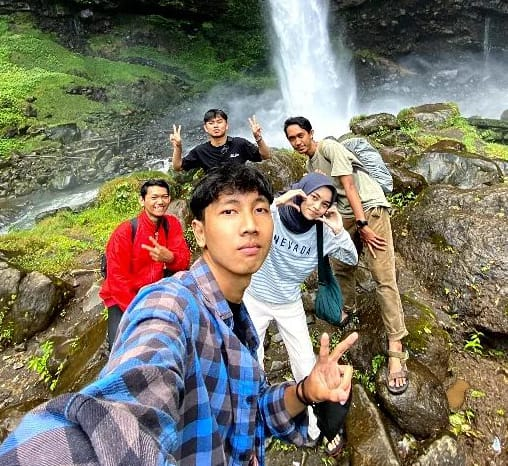
#> input picture aadc.jpeg, 508 x 466 px
$ python 'prak7.7(highpass).py'   (older library calls are emulated)
#> lines starting #> are read from the running program, lines starting #| are printed output that depends on the picture; after the words box and inside, x2 and y2 are one past the last pixel; in counts of white or black regions, pixels touching at a corner belong together
# Highpass Filter

# sebenarnya kita tidak perlu melakukan filtering lagi. Cukup sekali saja
# di bagian awal, selama notebook ini tetap terhubung
import cv2
import numpy as np
from matplotlib import pyplot as plt


# memanggil citra sebagai grayscale (argument 0)
img = cv2.imread('aadc.jpeg',0)
#> img: shape (466, 508); min 0, max 255, mean 118.1

# menerapkan algoritma high-pass filtering:
# laplacian
laplacian = cv2.Laplacian(img,cv2.CV_64F)

# sobel dengan ukuran kernel 5
sobelx = cv2.Sobel(img,cv2.CV_64F,1,0,ksize=5)
sobely = cv2.Sobel(img,cv2.CV_64F,0,1,ksize=5)
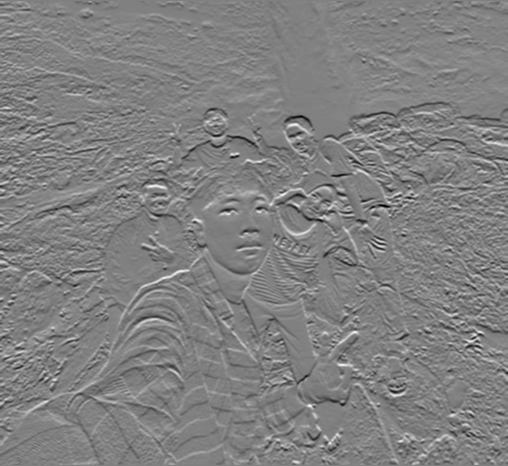
#> sobely: shape (466, 508) float64; min -10602, max 10390, mean 18.4; drawn with min black and max white

# Catatan:
# CV_64F pada contoh di atas menunjukkan nilai bit dari citra
# yang dihasilkan serta tipe datanya (F = Float)

# perbesar ukuran hasil plotting
plt.rcParams["figure.figsize"] = (10,10)


# menampilkan hasil filter
plt.subplot(2,2,1),plt.imshow(img,cmap = 'gray')#Baris ini menentukan subplot pertama dalam grid 2x2. Fungsi plt.subplot() digunakan untuk membuat subplot dengan parameter (jumlah baris, jumlah kolom, nomor subplot).
plt.title('Original'), plt.xticks([]), plt.yticks([])#plt.title('Original'), plt.xticks([]), plt.yticks([]): Baris ini menambahkan judul 'Original' pada subplot pertama menggunakan fungsi plt.title(). Fungsi plt.xticks([]) dan plt.yticks([]) digunakan untuk menghilangkan tanda sumbu (ticks) pada subplot pertama.
plt.subplot(2,2,2),plt.imshow(laplacian,cmap = 'gray')#ungsi plt.imshow() digunakan untuk menampilkan gambar laplacian (hasil Laplacian filtering) dalam subplot tersebut dengan colormap 'gray'.
plt.title('Laplacian'), plt.xticks([]), plt.yticks([])#Fungsi plt.xticks([]) dan plt.yticks([]) digunakan untuk menghilangkan tanda sumbu (ticks) pada subplot kedua.
plt.subplot(2,2,3),plt.imshow(sobelx,cmap = 'gray')#Fungsi plt.xticks([]) dan plt.yticks([]) digunakan untuk menghilangkan tanda sumbu (ticks) pada subplot kedua.
plt.title('Sobel X'), plt.xticks([]), plt.yticks([])#Baris ini menentukan subplot ketiga dalam grid 2x2. Fungsi plt.subplot() digunakan untuk membuat subplot dengan parameter (jumlah baris, jumlah kolom, nomor subplot).
plt.subplot(2,2,4),plt.imshow(sobely,cmap = 'gray')#Baris ini menambahkan judul 'Sobel X' pada subplot ketiga menggunakan fungsi plt.title()
plt.title('Sobel Y'), plt.xticks([]), plt.yticks([])#Baris ini menentukan subplot keempat dalam grid 2x2. Fungsi plt.subplot() digunakan untuk membuat subplot dengan parameter (jumlah baris, jumlah kolom, nomor subplot).
plt.show()

# memanggil citra sebagai grayscale (argument 0)
img = cv2.imread('aadc.jpeg',0)

# memanggil fungsi Canny Edges dengan argument (citra, nilai_min, nilai_max)
edges = cv2.Canny(img,50,100)
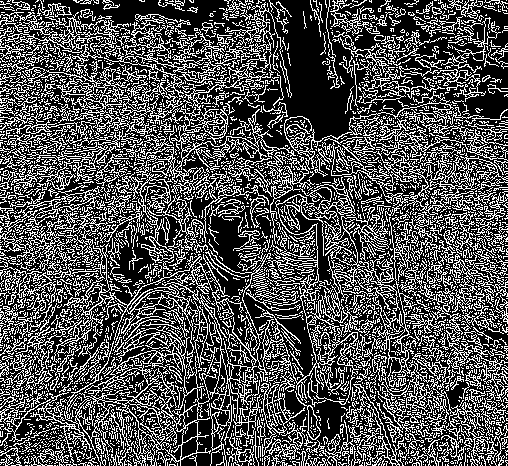
#> edges: shape (466, 508); 32% white in thin lines or dots

plt.subplot(121),plt.imshow(img,cmap = 'gray')#Baris ini menentukan subplot pertama dalam grid 1x2. Fungsi plt.subplot() digunakan untuk membuat subplot dengan parameter (jumlah baris, jumlah kolom, nomor subplot).
plt.title('Original Image'), plt.xticks([]), plt.yticks([])#Baris ini menambahkan judul 'Original Image' pada subplot pertama menggunakan fungsi plt.title(). Fungsi plt.xticks([]) dan plt.yticks([]) digunakan untuk menghilangkan tanda sumbu (ticks) pada subplot pertama.
plt.subplot(122),plt.imshow(edges,cmap = 'gray')# Baris ini menentukan subplot kedua dalam grid 1x2. Fungsi plt.subplot() digunakan untuk membuat subplot dengan parameter (jumlah baris, jumlah kolom, nomor subplot).
plt.title('Edge Image'), plt.xticks([]), plt.yticks([])#plt.title('Edge Image'), plt.xticks([]), plt.yticks([]): Baris ini menambahkan judul 'Edge Image' pada subplot kedua menggunakan fungsi plt.title().

plt.show()
# membaca gambar baymax
img = cv2.imread('aadc.jpeg',0)

# Hitungan threshold.
# Perhatikan nilai ambang batas bawah dan atas dari tiap fungsi
# yang diberikan
ret,thresh1 = cv2.threshold(img,127,255,cv2.THRESH_BINARY)#Baris ini menggunakan fungsi cv2.threshold() untuk menerapkan binary thresholding pada citra img
#> thresh1: shape (466, 508); 42.5% white; 1735 white regions (1607 under 20 px), largest, box (x1, y1, x2, y2) and area: (0, 0, 508, 418) 70541, (0, 31, 114, 146) 3899, (90, 379, 177, 466) 3272
ret,thresh2 = cv2.threshold(img,127,255,cv2.THRESH_BINARY_INV)#mirip dengan baris sebelumnya, tetapi kali ini diterapkan binary inverse thresholding. Piksel dengan intensitas di atas ambang batas diatur menjadi 0 (hitam), sedangkan piksel dengan intensitas di bawah ambang batas diatur menjadi 255 (putih)
ret,thresh3 = cv2.threshold(img,127,255,cv2.THRESH_TRUNC)#Baris ini menerapkan truncation thresholding pada citra img. Piksel dengan intensitas di atas ambang batas diatur menjadi ambang batas itu sendiri (127 dalam hal ini), sedangkan piksel dengan intensitas di bawah ambang batas tidak mengalami perubahan.
ret,thresh4 = cv2.threshold(img,127,255,cv2.THRESH_TOZERO)#Baris ini menerapkan thresholding to zero pada citra img. Piksel dengan intensitas di bawah ambang batas diatur menjadi 0 (hitam), sedangkan piksel dengan intensitas di atas atau sama dengan ambang batas tidak mengalami perubahan.
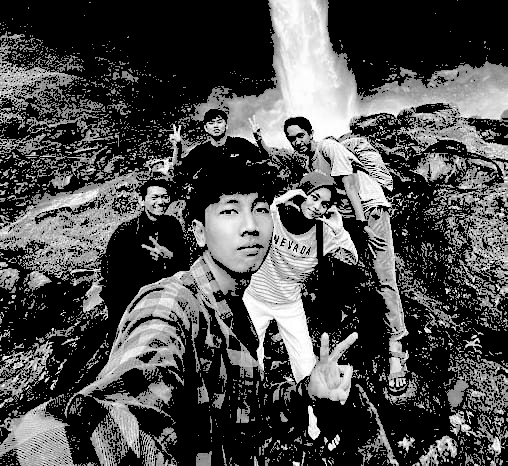
#> thresh4: shape (466, 508); min 0, max 255, mean 76.5
ret,thresh5 = cv2.threshold(img,127,255,cv2.THRESH_TOZERO_INV)#: Baris ini mirip dengan baris sebelumnya, tetapi kali ini diterapkan thresholding to zero inverse.
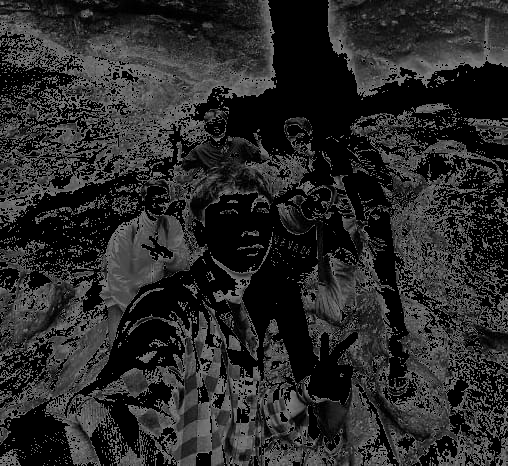
#> thresh5: shape (466, 508); min 0, max 127, mean 41.6

# menampilkan hasil
titles = ['Gambar asli','BINARY','BINARY_INV','TRUNC','TOZERO','TOZERO_INV']
images = [img, thresh1, thresh2, thresh3, thresh4, thresh5]

# menampilkan beberapa gambar sekaligus
for i in range(6):
    # 3 baris, 2 kolom
    plt.subplot(3,2,i+1),plt.imshow(images[i],'gray')
    plt.title(titles[i])
    plt.xticks([]),plt.yticks([])
plt.show()

# masih menggunakan variabel img yang sama
#img = cv2.imread('images/baymax.jpg',0)

# digunakan median blur untuk menghaluskan tepi objek pada citra
# ini diperlukan agar thresholding memberikan hasil lebih baik
img = cv2.medianBlur(img,5)
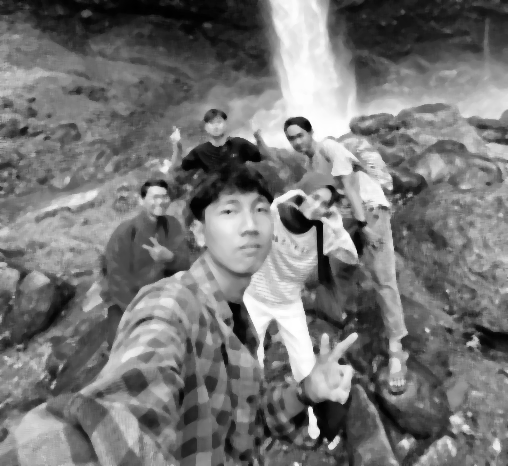
#> img: shape (466, 508); min 0, max 255, mean 117.3

# Lakukan Thresholding
# Binary Threshold
ret,th1 = cv2.threshold(img,127,255,cv2.THRESH_BINARY)
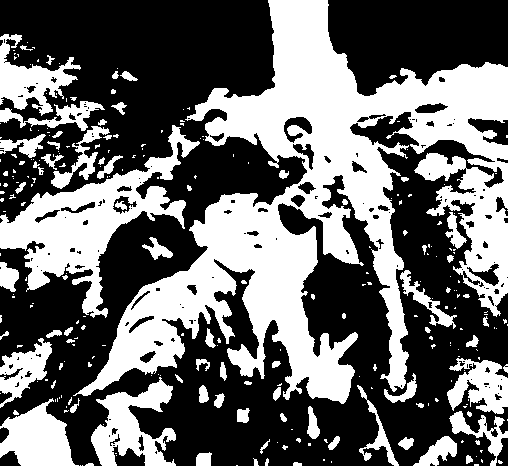
#> th1: shape (466, 508); 41.4% white; 271 white regions (191 under 20 px), largest, box (x1, y1, x2, y2) and area: (73, 0, 508, 404) 62070, (0, 125, 200, 318) 11189, (91, 377, 176, 466) 3781

# Adaptive Threshold dengan Mean
th2 = cv2.adaptiveThreshold(img,255,cv2.ADAPTIVE_THRESH_MEAN_C,\
            cv2.THRESH_BINARY,11,2)
#> th2: shape (466, 508); 55.1% white; 807 black regions (543 under 20 px), largest, box (x1, y1, x2, y2) and area: (0, 129, 504, 466) 36479, (0, 0, 292, 233) 11627, (343, 0, 508, 111) 4501

# Adaptive Threshold dengan Gaussian
th3 = cv2.adaptiveThreshold(img,255,cv2.ADAPTIVE_THRESH_GAUSSIAN_C,\
            cv2.THRESH_BINARY,11,2)
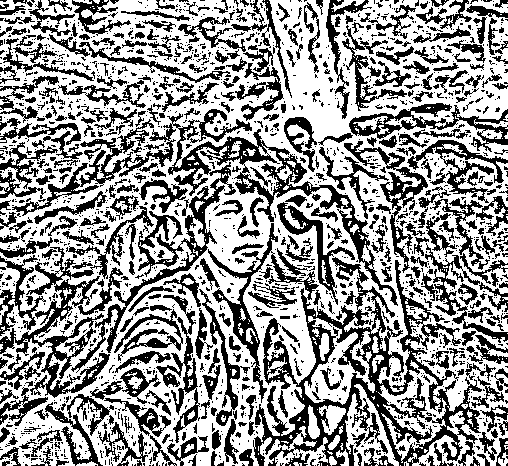
#> th3: shape (466, 508); 59.5% white; 1824 black regions (1409 under 20 px), largest, box (x1, y1, x2, y2) and area: (208, 223, 482, 466) 15540, (12, 109, 398, 373) 11006, (0, 206, 154, 398) 4524


# Plotting
titles = ['Original Image', 'Global Thresholding (v = 127)',
            'Adaptive Mean Thresholding', 'Adaptive Gaussian Thresholding']
images = [img, th1, th2, th3]

# menampilkan hasil
for i in range(4):#Melakukan iterasi sebanyak 4 kali, karena terdapat 4 gambar yang akan ditampilkan.
    plt.subplot(2,2,i+1)#Membuat subplot dengan grid 2x2 (2 baris, 2 kolom) dan mengatur posisi subplot yang akan digunakan pada iterasi saat ini.
    plt.imshow(images[i],'gray')#nampilkan gambar dengan menggunakan fungsi imshow().
    plt.title(titles[i])#Memberikan judul pada subplot berdasarkan judul yang ada pada indeks i dari daftar titles.
    plt.xticks([]),plt.yticks([])#Menghilangkan label sumbu x dan y pada subplot.
plt.show()

$ run again, with gedung.tif saved as aadc.jpeg
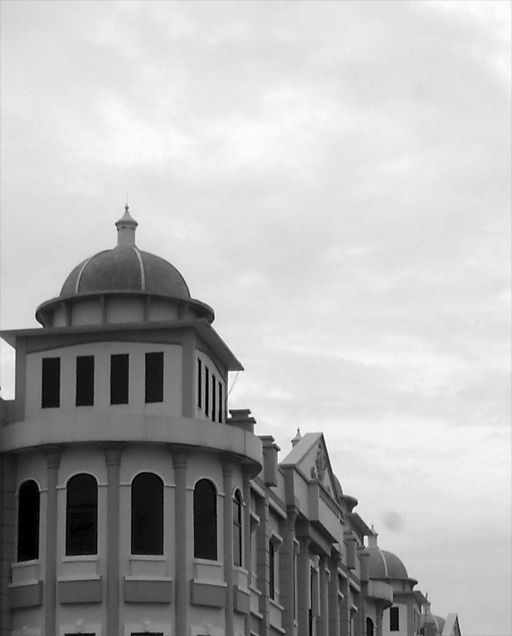
#> input picture gedung.tif, 512 x 636 px
#> img is the input picture: shape (636, 512); min 0, max 255, mean 177.6
#> edges: shape (636, 512); 4.3% white in thin lines or dots
#> thresh1: shape (636, 512); 68.1% white; 25 black regions (22 under 20 px), largest, box (x1, y1, x2, y2) and area: (0, 220, 445, 636) 103712, (452, 616, 461, 636) 95, (291, 439, 300, 447) 31
#> th1: shape (636, 512); 67.6% white; 4 black regions, box (x1, y1, x2, y2) and area: (0, 242, 445, 636) 104994, (116, 220, 137, 241) 295, (453, 620, 461, 636) 87, (292, 440, 298, 445) 21
#> th2: shape (636, 512); 83.8% white; 903 black regions (774 under 20 px), largest, box (x1, y1, x2, y2) and area: (0, 440, 267, 636) 11618, (0, 205, 244, 427) 9353, (268, 428, 445, 636) 9176
#> `th3 = cv2.adaptiveThreshold(img,255,cv2.ADAPTIVE_THRESH_GAUSSIAN_C,\ c..`:
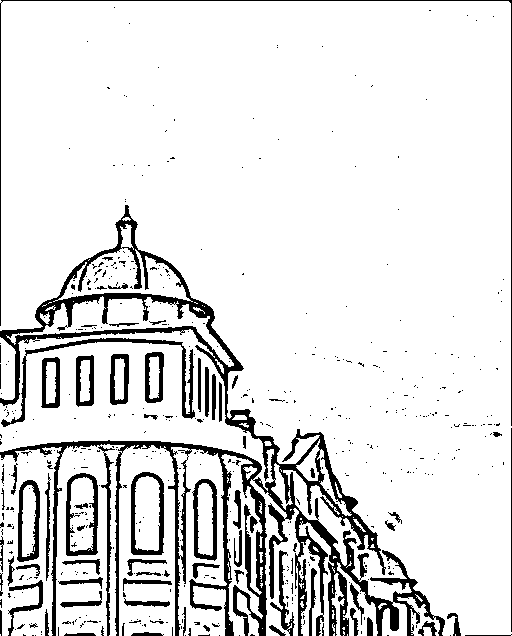
#> th3: shape (636, 512); 88.3% white; 527 black regions (452 under 20 px), largest, box (x1, y1, x2, y2) and area: (0, 205, 445, 636) 22433, (1, 338, 195, 427) 1393, (0, 0, 512, 426) 1264
